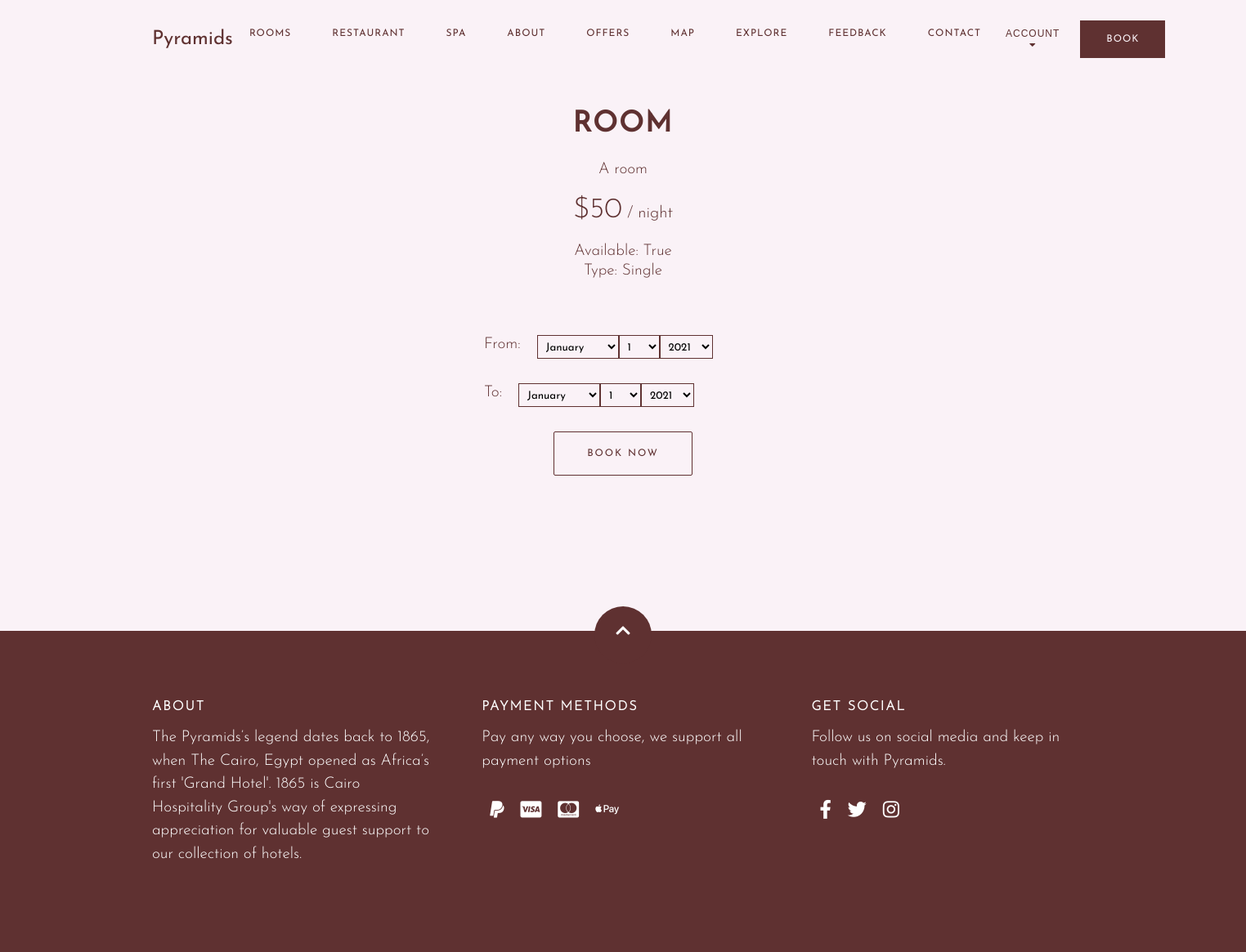
The page /rooms/1/ (signed in) on the database as committed earlier.
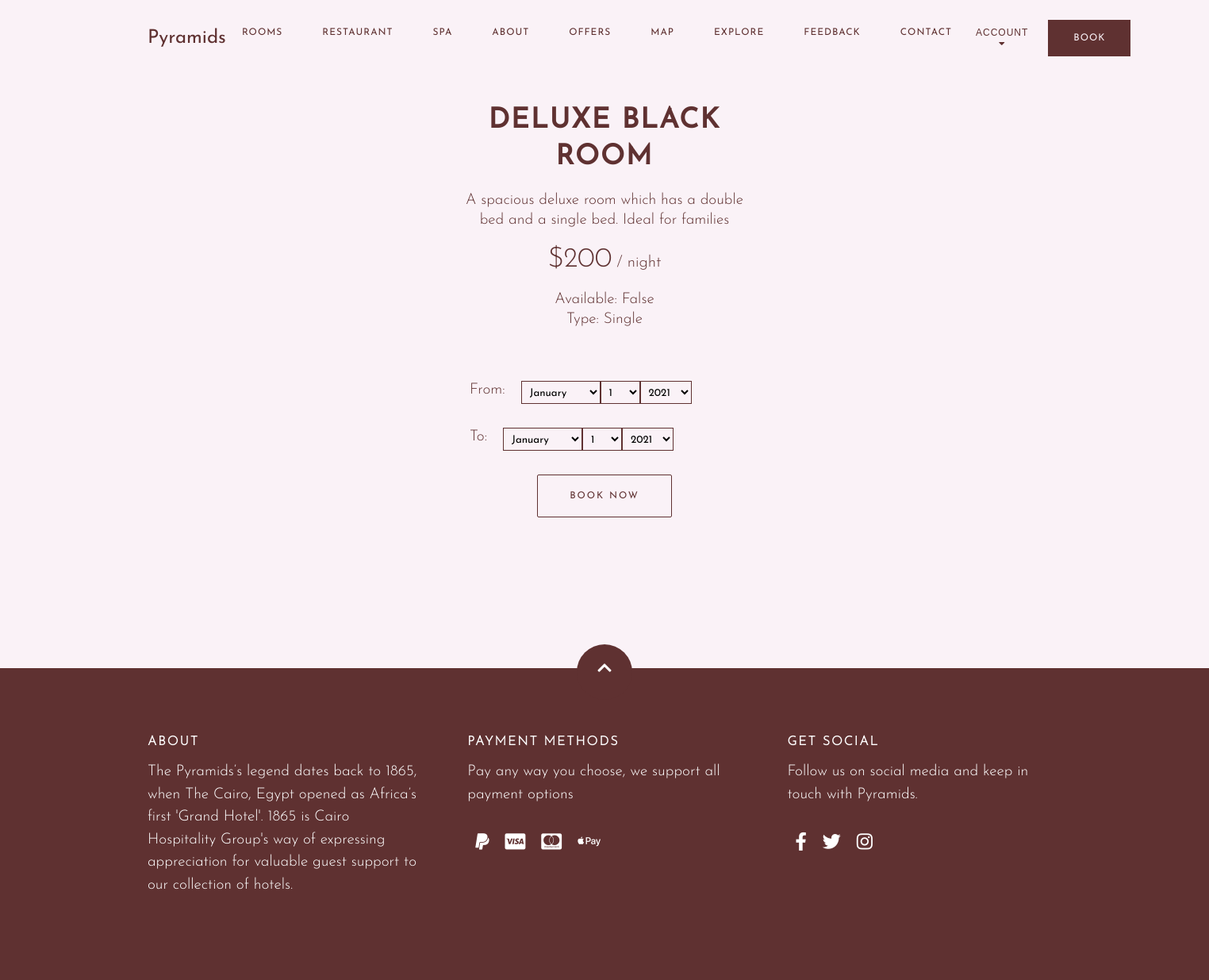
The same page on the database as committed later.
### main/models.py (models this page shows, shortened)
class Room(models.Model):
    id = models.AutoField(primary_key=True)
    title = models.CharField(max_length=200,default="Room")
    type = models.CharField(max_length=200,default="Single")
    avaliable = models.BooleanField(default=True)
    src = models.CharField(max_length=600,default="Image")
    desc = models.CharField(max_length=600,default="A room")
    price = models.IntegerField(default=50)
    notavailable = models.CharField(default='TTTTTTT',max_length=8)

### main/views.py (the view)
# urls.py: path('rooms/<int:id>/',room_view,name='room_view'),
def room_view(request, id):
    if not request.user.is_authenticated:
        return redirect('/login')
    room = Room.objects.get(id=id)
    if request.method == "POST":
        form = Dateform(request.POST)
        room = Room.objects.get(id=id)
        username = request.user
        if form.is_valid():
            fdate = form.cleaned_data['fromdate']
            tdate = form.cleaned_data['todate']
            filter_params = dict(spot=fdate,
                                 to=tdate)
            rese = Reservation.objects.filter(**filter_params, room=room).exists()
            valid_date = fdate > tdate
            if rese or valid_date:
                return render(request, "Teplates/room.html", {'room': room, 'form': form, 'text': 0})
            reseQ = Reservation.objects.filter(room=room)
            dont = False
            for re in reseQ:
                if re.spot <= fdate and re.to >= tdate:
                    dont = True
                elif re.spot >= fdate and re.to <= tdate:
                    dont = True
                elif re.spot <= fdate <= re.to:
                    dont = True
                elif re.spot <= tdate <= re.to:
                    dont = True
            if rese or dont:
                return render(request, "Teplates/room.html", {'room': room, 'form': form, 'text': 0})
            Reservation.objects.create(user=username, room=room, spot=fdate, to=tdate)
        return redirect("/reserve")
    else:
        form = Dateform()
        return render(request, "Teplates/room.html", {'room': room, 'form': form, 'text': 1})

### main/form.py
class Dateform(forms.Form):
    fromdate = forms.DateField(widget=forms.SelectDateWidget,label="date")
    todate = forms.DateField(widget=forms.SelectDateWidget,label="date")

### main/templates/Teplates/room.html (shortened to what this page needs)
{% extends 'base.html' %}
{% block content %}
   <section id="rooms-list" class="rooms-list" >
   <div class="container">
    <div class="row" style="display: inline">
    <div class="col-2">
                    <div class="room-info" style="text-align: center">
                        <div>
                            <h2>{{ room.title }}</h2>
                            <p>{{ room.desc }}</p>
                            <p class="price"><span>${{ room.price }}</span> / night</p>
                            <ul>
                                <li><p>Available: {{ room.avaliable }}</p></li>
                                <li><p>Type: {{ room.type }}</p></li>
                            </ul>
                                   <form style="padding-top: 50px"action="" method="post" name="rese">
                                           <div class="nav-list">
                                               <p style="padding-right: 20px;">From: </p>{{ form.fromdate }}</div>
                                            <div class="nav-list">
                                               <p style="padding-right: 20px;">To: </p>{{ form.todate }}</div>
                                       <div class="button-container container">
                                           <a style="border: none" href="/"><button type="submit" class="btn btn-white">Book Now</button></a>
                                          </div>
                                   </form>
                        </div>
                    </div>
                </div>
    </div>
       </div>
   </section>
{% endblock %}

### main/templates/base.html (shortened to what this page needs)
{% load static %}
<!DOCTYPE html>
<html lang="en">
<head>
    <link rel="stylesheet" href="https://cdnjs.cloudflare.com/ajax/libs/font-awesome/5.14.0/css/all.min.css">
    <link rel="stylesheet" type="text/css" href="//cdn.jsdelivr.net/npm/slick-carousel@1.8.1/slick/slick.css" />
<link rel="stylesheet" type="text/css" href="{% static '/Teplates/style.css' %}"></head>
<body>
        <div class="container" style="padding-top: 1rem">
            <nav class="navbar">
                <a class="logo" href="/">Pyramids</a>
                <ul class="nav-list">
                    <li class="nav-item"><a href="/rooms" class="nav-link">Rooms</a></li>
                    <li class="nav-item"><a href="/restaurant" class="nav-link">Restaurant</a></li>
                    <li class="nav-item"><a href="/spa" class="nav-link">Spa</a></li>
                    <li class="nav-item"><a href="/about" class="nav-link">About</a></li>
                    <li class="nav-item"><a href="/offers" class="nav-link">Offers</a></li>
                    <li class="nav-item"><a href="/map" class="nav-link">Map</a></li>
                    <li class="nav-item"><a href="/explore" class="nav-link">Explore</a></li>
                    <li class="nav-item"><a href="/feedback" class="nav-link">FeedBack</a></li>
                    <li class="nav-item"><a href="/contact" class="nav-link">Contact</a></li>
                     {% if user.is_authenticated %}
                         <li class="nav-item dropdown">
                              <button class="dropbtn">Account<i class="fa fa-caret-down"></i></button>
                        </li>
                    {% endif %}
                    <li class="nav-item"><a href="/rooms" class="nav-link book-btn">Book</a></li>
                </ul>
                  <div style="width: 100px; padding-left: 150px">
                     </div>
            </nav>
        </div>
    {% block content %}
    {% endblock %}
    <footer>
        <div class="container">
            <div class="back-to-top">
                <a href="#"><i class="fas fa-chevron-up"></i></a>
            </div>
            <div class="footer__content row">
                <div class="col-3">
                    <h4>About</h4>
                    <p>The Pyramids’s legend dates back to 1865, when The Cairo, Egypt opened as Africa’s first 'Grand Hotel'. 1865 is Cairo Hospitality Group's way of expressing appreciation for valuable guest support to our collection of hotels.</p>
                </div>
                <div class="col-3">
                    <h4>Payment Methods</h4>
                    <p>Pay any way you choose, we support all payment options</p>
                    <ul class="payment-methods">
                        <li>
                            <a href="#">
                                <i class="fab fa-paypal"></i>
                            </a>
                        </li>
                        <li>
                            <a href="#">
                                <i class="fab fa-cc-visa"></i>
                            </a>
                        </li>
                        <li>
                            <a href="#">
                                <i class="fab fa-cc-mastercard"></i>
                            </a>
                        </li>
                        <li>
                            <a href="#">
                                <i class="fab fa-apple-pay"></i>
                            </a>
                        </li>
                    </ul>
                </div>
                <div class="col-3">
                    <h4>Get Social</h4>
                    <p>Follow us on social media and keep in touch with Pyramids.</p>
                    <ul class="social-icons">
                        <li>
                            <a href="#">
                                <i class="fab fa-facebook-f"></i>
                            </a>
                        </li>
                        <li>
                            <a href="#">
                                <i class="fab fa-twitter"></i>
                            </a>
                        </li>
                        <li>
                            <a href="#">
                                <i class="fab fa-instagram"></i>
                            </a>
                        </li>
                        <li>
                            <a href="#">
                                <i class="fab fa-tripadvisor"></i>
                            </a>
                        </li>
                    </ul>
                </div>
            </div>
        </div>
    </footer>
</body>
</html>

Rows that differ between the two databases and show on the page:
changed Room "Single": title "ROOM" → "DELUXE BLACK ROOM"; desc "A room" → "A spacious deluxe room which has a double bed and a single bed. Ideal for families"; price "50" → "200"; avaliable "True" → "False"
